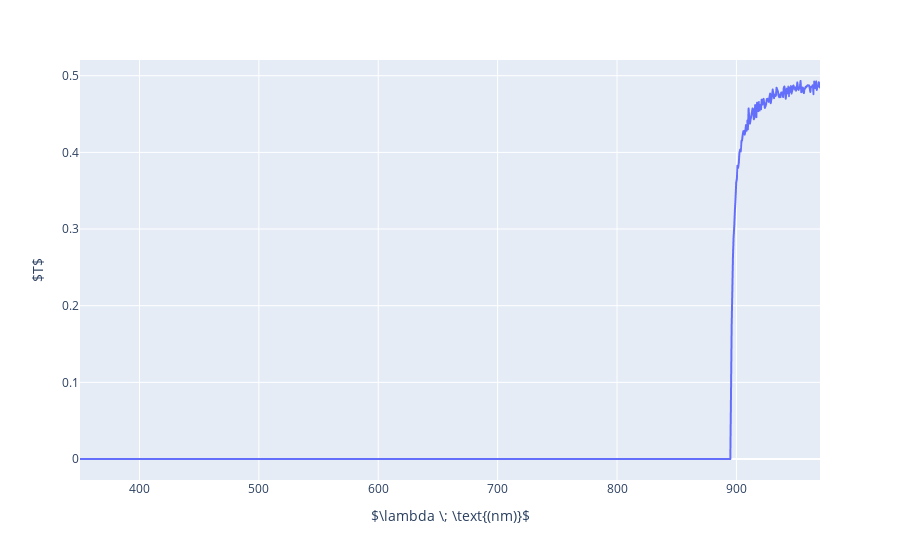

The cell this chart's notebook holds for it:
### Markdown cell above
To a decent approximation, this is a similar shape of curve as in the Figure. Since we aren't working with ideal data, it would be good to add some noise to this mask:

### Code cell
# Get first index of mask being greater than 0
index = np.where(T > 0)[0][0]

# Get length of non-zero slice
nonzero_length = len(T[index :])

# Generate noise
noise = np.random.normal(0,0.005,nonzero_length)

# Generate original mask
T = np.piecewise(x, [x < a+1, x >= a+1], [0, lambda x: ((x-a)**n)/((x-a)**n+1)-b])

# Generate noisy mask
T_noisy = T
T_noisy[index : ] += noise

# Plot
fig2 = px.line(x = x, y = T_noisy,
              labels = {
                 "x" : r"$\lambda \; \text{(nm)}$",
                 "y" : r"$T$"
             })
fig2.show()

### Figure 1 — Plotly figure (JSON) as saved in the notebook; plotly's stock layout.template omitted (floating-point values rounded to 4 significant figures; data arrays with more than 128 entries replaced by an {"elided": "..."} marker saying what was removed)
{"data": [{"hovertemplate": "$\\lambda \\; \\text{(nm)}$=%{x}<br>$T$=%{y}<extra></extra>", "legendgroup": "", "line": {"color": "#636efa", "dash": "solid"}, "mode": "lines", "name": "", "showlegend": false, "type": "scattergl", "x": {"elided": "1098 float values"}, "xaxis": "x", "y": {"elided": "1098 float values"}, "yaxis": "y"}], "layout": {"autosize": true, "legend": {"tracegroupgap": 0}, "margin": {"t": 60}, "xaxis": {"anchor": "y", "autorange": true, "domain": [0, 1], "range": [350.2, 970], "title": {"text": "$\\lambda \\; \\text{(nm)}$"}, "type": "linear"}, "yaxis": {"anchor": "x", "autorange": true, "domain": [0, 1], "range": [-0.0274, 0.5205], "title": {"text": "$T$"}, "type": "linear"}}}
